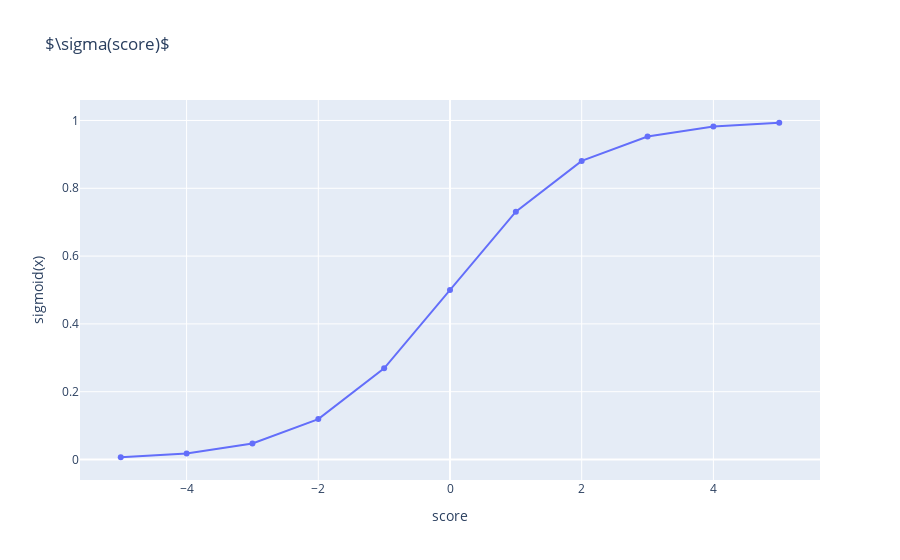

Source (notebook cell):
### Markdown cell above
Now we'll the graph.

### Code cell
import plotly.graph_objects as go


scatter = go.Scatter(x = x_vals, y = y_vals)
go.Figure(scatter, layout = {'title': '$\sigma(score)$', 
                             'xaxis': {'title': 'score'},
                             'yaxis': {'title': 'sigmoid(x)'}
                            })

### Figure 1 — Plotly figure (JSON) as saved in the notebook; plotly's stock layout.template omitted (floating-point values rounded to 4 significant figures)
{"data": [{"type": "scatter", "x": [-5, -4, -3, -2, -1, 0, 1, 2, 3, 4, 5], "y": [0.006693, 0.01799, 0.04743, 0.1192, 0.2689, 0.5, 0.7311, 0.8808, 0.9526, 0.982, 0.9933]}], "layout": {"autosize": true, "title": {"text": "$\\sigma(score)$"}, "xaxis": {"autorange": true, "range": [-5.666, 5.666], "title": {"text": "score"}, "type": "linear"}, "yaxis": {"autorange": true, "range": [-0.06558, 1.066], "title": {"text": "sigmoid(x)"}, "type": "linear"}}}
